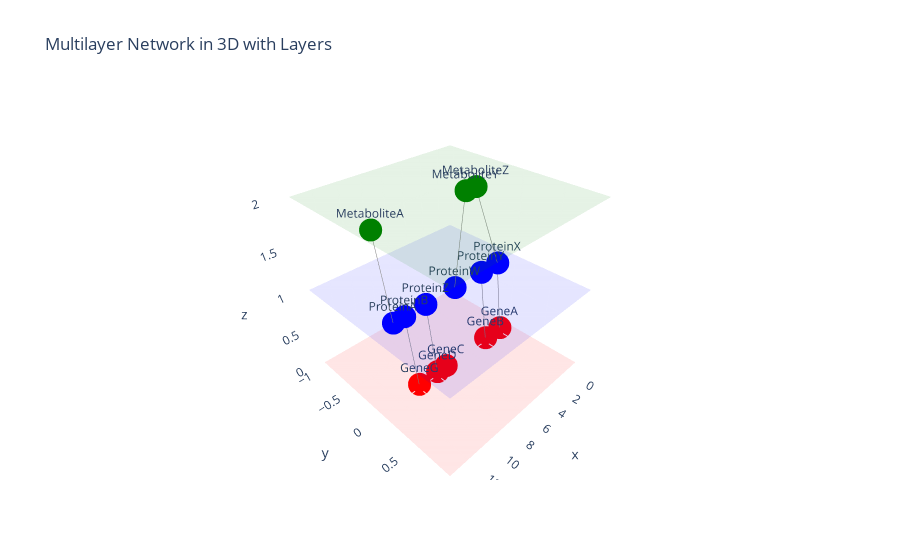

Notebook code cell kept with this figure:
### Code cell
import networkx as nx
import plotly.graph_objects as go
import pandas as pd

# Sample data similar to your use case
df_edges = pd.DataFrame({
    'from_node': ['GeneA', 'GeneB', 'ProteinX', 'MetaboliteY', 'GeneC', 'GeneD', 'GeneG', 'ProteinA'],
    'to_node': ['ProteinX', 'ProteinY', 'MetaboliteZ', 'ProteinW', 'GeneD', 'ProteinZ', 'ProteinB', 'MetaboliteA'],
    'from_layer': ['Genomics', 'Genomics', 'Proteomics', 'Metabolomics', 'Genomics', 'Genomics', 'Genomics', 'Proteomics'],
    'to_layer': ['Proteomics', 'Proteomics', 'Metabolomics', 'Proteomics', 'Genomics', 'Proteomics', 'Proteomics', 'Metabolomics'],
    'edge_type': ['activation', 'inhibition', 'conversion', 'binding', 'binding', 'modulation', 'activation', 'transport'],
    'edge_weight': [0.9, 0.7, 1.0, 0.3, 0.4, 0.75, 0.8, 0.65]
})

# Define z-layer for each layer
layer_positions = {'Genomics': 0, 'Proteomics': 1, 'Metabolomics': 2}
layer_colors = {'Genomics': 'red', 'Proteomics': 'blue', 'Metabolomics': 'green'}

# Create a NetworkX graph and add nodes and edges
G = nx.DiGraph()
for _, row in df_edges.iterrows():
    from_node = row['from_node']
    to_node = row['to_node']
    from_layer = row['from_layer']
    to_layer = row['to_layer']
    
    G.add_node(from_node, layer=from_layer, color=layer_colors[from_layer], pos=(0, 0, layer_positions[from_layer]))
    G.add_node(to_node, layer=to_layer, color=layer_colors[to_layer], pos=(0, 0, layer_positions[to_layer]))
    
    G.add_edge(from_node, to_node, weight=row['edge_weight'], type=row['edge_type'])

# Define 3D positions for nodes
node_positions = {node: (i, 0, layer_positions[G.nodes[node]['layer']]) for i, node in enumerate(G.nodes)}

# Prepare Plotly data for edges
edge_x = []
edge_y = []
edge_z = []
for edge in G.edges():
    x0, y0, z0 = node_positions[edge[0]]
    x1, y1, z1 = node_positions[edge[1]]
    edge_x += [x0, x1, None]
    edge_y += [y0, y1, None]
    edge_z += [z0, z1, None]

# Prepare Plotly data for nodes
node_x = [node_positions[node][0] for node in G.nodes]
node_y = [node_positions[node][1] for node in G.nodes]
node_z = [node_positions[node][2] for node in G.nodes]
node_colors = [G.nodes[node]['color'] for node in G.nodes]

# Plot with Plotly
fig = go.Figure()

# Add edges
fig.add_trace(go.Scatter3d(x=edge_x, y=edge_y, z=edge_z,
                           mode='lines',
                           line=dict(color='grey', width=1),
                           hoverinfo='none'))

# Add nodes
fig.add_trace(go.Scatter3d(x=node_x, y=node_y, z=node_z,
                           mode='markers+text',
                           marker=dict(size=8, color=node_colors),
                           text=list(G.nodes),
                           textposition="top center"))

# Add layer planes using Mesh3d for visual separation
for layer, z in layer_positions.items():
    fig.add_trace(go.Mesh3d(
        x=[-1, len(G.nodes), len(G.nodes), -1],  # X-coordinates of the vertices
        y=[-1, -1, 1, 1],                       # Y-coordinates of the vertices
        z=[z, z, z, z],                         # Z-coordinate is constant for each layer
        color=layer_colors[layer],
        opacity=0.1,
        hoverinfo='none'
    ))

# Set plot settings
fig.update_layout(scene=dict(
                    xaxis=dict(showbackground=False),
                    yaxis=dict(showbackground=False),
                    zaxis=dict(showbackground=False),
                    ),
                  title="Multilayer Network in 3D with Layers",
                  showlegend=False)

fig.show()

### Figure 1 — Plotly figure (JSON) as saved in the notebook; plotly's stock layout.template omitted (floating-point values rounded to 4 significant figures)
{"data": [{"hoverinfo": "none", "line": {"color": "grey", "width": 1}, "mode": "lines", "type": "scatter3d", "x": [0, 1, null, 1, 4, null, 2, 3, null, 5, 6, null, 7, 8, null, 8, 9, null, 10, 11, null, 12, 13, null], "y": [0, 0, null, 0, 0, null, 0, 0, null, 0, 0, null, 0, 0, null, 0, 0, null, 0, 0, null, 0, 0, null], "z": [0, 1, null, 1, 2, null, 0, 1, null, 2, 1, null, 0, 0, null, 0, 1, null, 0, 1, null, 1, 2, null]}, {"marker": {"color": ["red", "blue", "red", "blue", "green", "green", "blue", "red", "red", "blue", "red", "blue", "blue", "green"], "size": 8}, "mode": "markers+text", "text": ["GeneA", "ProteinX", "GeneB", "ProteinY", "MetaboliteZ", "MetaboliteY", "ProteinW", "GeneC", "GeneD", "ProteinZ", "GeneG", "ProteinB", "ProteinA", "MetaboliteA"], "textposition": "top center", "type": "scatter3d", "x": [0, 1, 2, 3, 4, 5, 6, 7, 8, 9, 10, 11, 12, 13], "y": [0, 0, 0, 0, 0, 0, 0, 0, 0, 0, 0, 0, 0, 0], "z": [0, 1, 0, 1, 2, 2, 1, 0, 0, 1, 0, 1, 1, 2]}, {"color": "red", "hoverinfo": "none", "opacity": 0.1, "type": "mesh3d", "x": [-1, 14, 14, -1], "y": [-1, -1, 1, 1], "z": [0, 0, 0, 0]}, {"color": "blue", "hoverinfo": "none", "opacity": 0.1, "type": "mesh3d", "x": [-1, 14, 14, -1], "y": [-1, -1, 1, 1], "z": [1, 1, 1, 1]}, {"color": "green", "hoverinfo": "none", "opacity": 0.1, "type": "mesh3d", "x": [-1, 14, 14, -1], "y": [-1, -1, 1, 1], "z": [2, 2, 2, 2]}], "layout": {"scene": {"xaxis": {"showbackground": false}, "yaxis": {"showbackground": false}, "zaxis": {"showbackground": false}}, "showlegend": false, "title": {"text": "Multilayer Network in 3D with Layers"}}}
